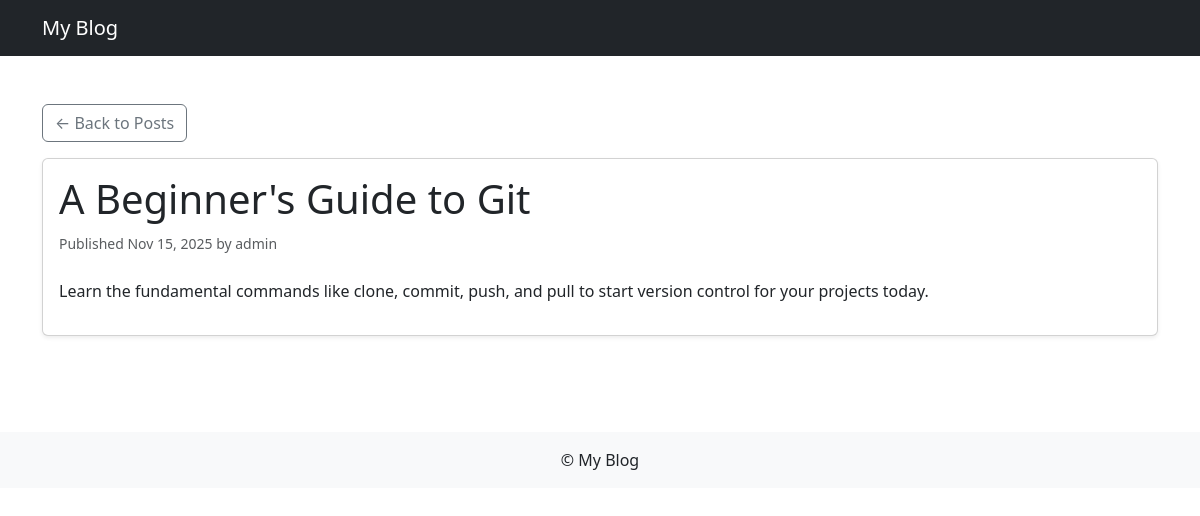
The page /blog/2025/11/15/a-beginners-guide-to-git/ on the database its author committed.
### blog/models.py (models this page shows, shortened)
class Post(models.Model):
    class Status(models.TextChoices):
        DRAFT = 'DF','Draft'
        PUBLISHED = 'PB','Published'
    title = models.CharField(max_length=255)
    slug = models.SlugField(max_length=255, unique_for_date='publish')
    author = models.ForeignKey(User, on_delete=models.CASCADE, related_name='blog_posts')
    desc = models.TextField()
    publish = models.DateTimeField(default=timezone.now)
    created = models.DateTimeField(auto_now_add = True)
    updated = models.DateTimeField(auto_now = True)
    status = models.CharField(max_length=2,choices=Status.choices, default=Status.DRAFT)
    class Meta:
        ordering = ['-publish']
        indexes = [
            models.Index(fields=['-publish']),
        ]

### blog/views.py (the view)
# urls.py: path('<int:year>/<int:month>/<int:day>/<slug:slug>/', views.post_details, name='post_detail')
def post_details(request,year,month,day,slug):
    post = get_object_or_404(Post,
                             publish__year = year,
                             publish__month = month,
                             publish__day = day,
                             slug = slug)
    return render(request,'blog/post/detail.html',{'post':post})

### blog/templates/blog/post/detail.html (shortened to what this page needs)
{% extends 'blog/base.html' %}
{% block content %}
<div class="container py-4">
    <a href="{% url 'blog:post_list' %}" class="btn btn-outline-secondary mb-3">
        ← Back to Posts
    </a>
    <div class="card shadow-sm">
        <div class="card-body">
            <h1 class="card-title">{{ post.title }}</h1>
            <p class="text-muted mb-4">
                <small>
                    Published {{ post.publish|date:"M d, Y" }}
                    by {{ post.author }}
                </small>
            </p>
            <div class="content">
                {{ post.desc|linebreaks }}
            </div>
        </div>
    </div>
</div>
{% endblock %}

### rows shown on the page
Post: title "A Beginner's Guide to Git", publish "Nov 15, 2025", author "admin", desc "Learn the fundamental commands like clone, commit, push, and pull to start version control for your projects today."
